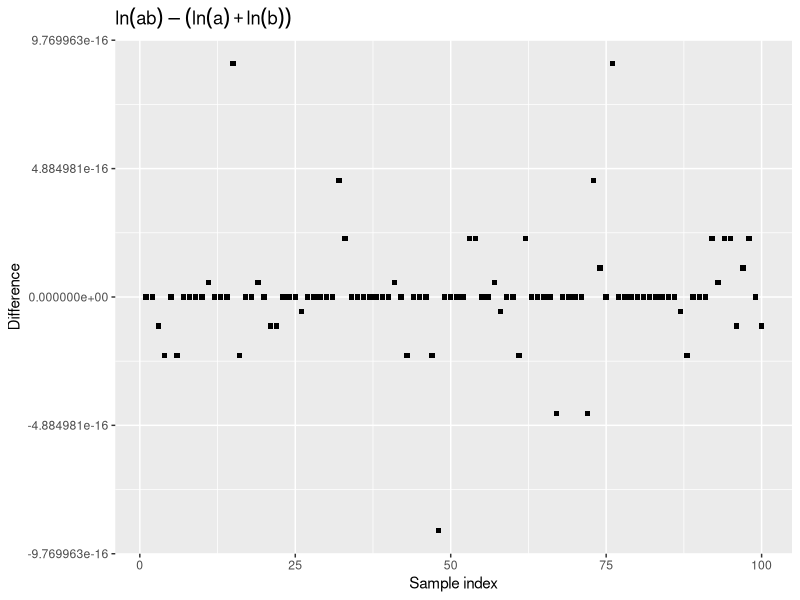
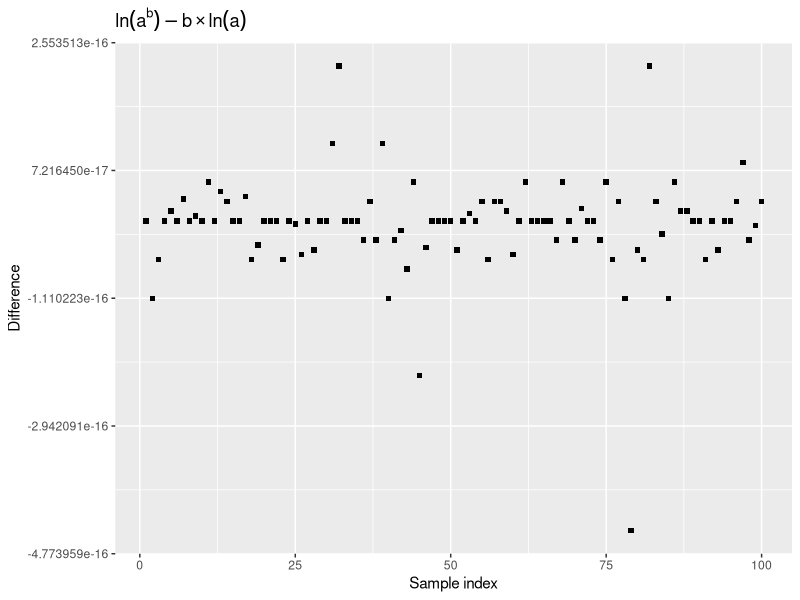
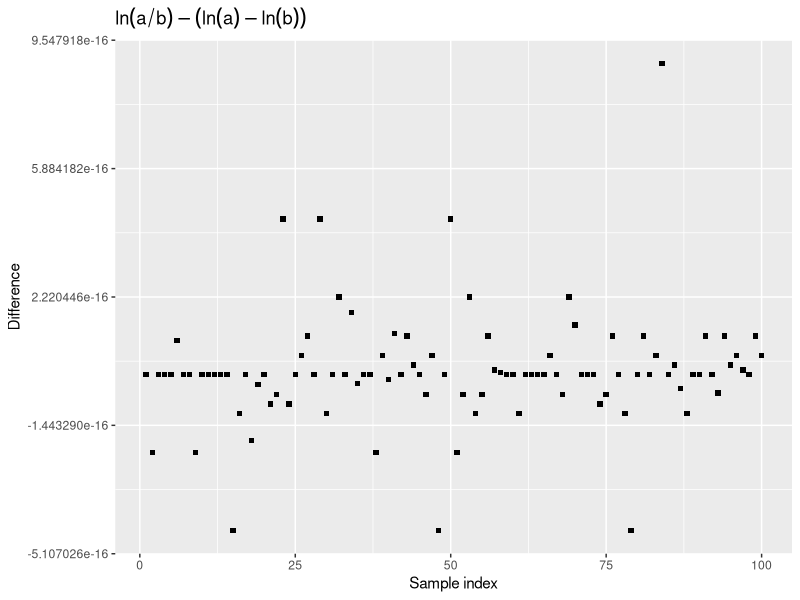

Recreate these plots in R, in order.
## ---- chunk 1
#| message: false
library(ggplot2)
## ---- chunk 2
n1 <- 3.4
n2 <- 7.3

x_val <- 2.5   # test with a specific x

lhs <- x_val^n1 * x_val^n2
rhs <- x_val^(n1 + n2)

cat(sprintf("x^%.1f * x^%.1f = %.6f\n",  n1, n2, lhs))
cat(sprintf("x^(%.1f+%.1f) = %.6f\n",    n1, n2, rhs))
cat("Difference:", lhs - rhs, "\n")
## ---- chunk 3
# Verify over a range of random (x, a, b) triplets
set.seed(NULL)
x_vals <- runif(1000, 0.5, 5)
a_vals <- runif(1000, -3, 3)
b_vals <- runif(1000, -3, 3)

diffs <- x_vals^a_vals * x_vals^b_vals - x_vals^(a_vals + b_vals)
cat(sprintf("Max absolute difference across 1000 random triplets: %.2e\n", max(abs(diffs))))
## ---- chunk 4
n <- 4

lhs <- x_val^n / x_val^n
rhs <- x_val^(n - n)

cat(sprintf("x^%d / x^%d = %.6f\n", n, n, lhs))
cat(sprintf("x^(%d-%d)   = %.6f\n", n, n, rhs))
## ---- chunk 5
# x^0 = 1
cat("x^0 =", x_val^0, "\n")
## ---- chunk 6
# Verify over random triplets
diffs2 <- x_vals^a_vals / x_vals^b_vals - x_vals^(a_vals - b_vals)
cat(sprintf("Max absolute difference across 1000 random triplets: %.2e\n", max(abs(diffs2))))
## ---- chunk 7
n1 <- 3
n2 <- 7

lhs <- (x_val^n1)^n2
rhs <- x_val^(n1 * n2)

cat(sprintf("(x^%d)^%d    = %.6f\n",      n1, n2, lhs))
cat(sprintf("x^(%d*%d)   = %.6f\n",       n1, n2, rhs))
cat("Difference:", lhs - rhs, "\n")
## ---- chunk 8
# Demonstration with non-integer exponents (positive x to avoid complex numbers)
y_val <- 2
n1f   <- 4.1
n2f   <- -0.3

cat(sprintf("(%g^%.1f)^%.1f  = %.6f\n", y_val, n1f, n2f, (y_val^n1f)^n2f))
cat(sprintf("%g^(%.1f*%.1f) = %.6f\n",  y_val, n1f, n2f, y_val^(n1f * n2f)))
## ---- chunk 9
a <- runif(100)
b <- runif(100)

ans <- log(a * b) - (log(a) + log(b))

ggplot(data.frame(i = seq_along(ans), diff = ans), aes(i, diff)) +
  geom_point(shape = 15, size = 1.5) +
  labs(x = "Sample index", y = "Difference",
       title = expression(ln(ab) - (ln(a) + ln(b))))
## ---- chunk 10
ans <- log(a^b) - b * log(a)

ggplot(data.frame(i = seq_along(ans), diff = ans), aes(i, diff)) +
  geom_point(shape = 15, size = 1.5) +
  labs(x = "Sample index", y = "Difference",
       title = expression(ln(a^b) - b %*% ln(a)))
## ---- chunk 11
ans <- log(a / b) - (log(a) - log(b))

ggplot(data.frame(i = seq_along(ans), diff = ans), aes(i, diff)) +
  geom_point(shape = 15, size = 1.5) +
  labs(x = "Sample index", y = "Difference",
       title = expression(ln(a/b) - (ln(a) - ln(b))))
